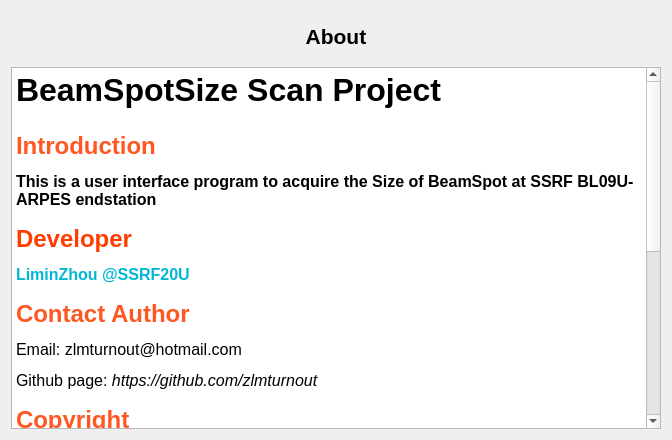
<?xml version="1.0" encoding="UTF-8"?>
<ui version="4.0">
 <class>Form</class>
 <widget class="QWidget" name="Form">
  <property name="geometry">
   <rect>
    <x>0</x>
    <y>0</y>
    <width>672</width>
    <height>440</height>
   </rect>
  </property>
  <property name="windowTitle">
   <string>Form</string>
  </property>
  <layout class="QGridLayout" name="gridLayout">
   <item row="0" column="0">
    <layout class="QVBoxLayout" name="verticalLayout">
     <item>
      <widget class="QLabel" name="label_3">
       <property name="sizePolicy">
        <sizepolicy hsizetype="Fixed" vsizetype="Fixed">
         <horstretch>0</horstretch>
         <verstretch>0</verstretch>
        </sizepolicy>
       </property>
       <property name="minimumSize">
        <size>
         <width>500</width>
         <height>50</height>
        </size>
       </property>
       <property name="maximumSize">
        <size>
         <width>2160</width>
         <height>50</height>
        </size>
       </property>
       <property name="palette">
        <palette>
         <active>
          <colorrole role="WindowText">
           <brush brushstyle="SolidPattern">
            <color alpha="255">
             <red>255</red>
             <green>85</green>
             <blue>0</blue>
            </color>
           </brush>
          </colorrole>
          <colorrole role="Text">
           <brush brushstyle="SolidPattern">
            <color alpha="255">
             <red>255</red>
             <green>85</green>
             <blue>0</blue>
            </color>
           </brush>
          </colorrole>
          <colorrole role="ButtonText">
           <brush brushstyle="SolidPattern">
            <color alpha="255">
             <red>255</red>
             <green>85</green>
             <blue>0</blue>
            </color>
           </brush>
          </colorrole>
         </active>
         <inactive>
          <colorrole role="WindowText">
           <brush brushstyle="SolidPattern">
            <color alpha="255">
             <red>0</red>
             <green>0</green>
             <blue>0</blue>
            </color>
           </brush>
          </colorrole>
          <colorrole role="Text">
           <brush brushstyle="SolidPattern">
            <color alpha="255">
             <red>0</red>
             <green>0</green>
             <blue>0</blue>
            </color>
           </brush>
          </colorrole>
          <colorrole role="ButtonText">
           <brush brushstyle="SolidPattern">
            <color alpha="255">
             <red>0</red>
             <green>0</green>
             <blue>0</blue>
            </color>
           </brush>
          </colorrole>
         </inactive>
         <disabled>
          <colorrole role="WindowText">
           <brush brushstyle="SolidPattern">
            <color alpha="255">
             <red>120</red>
             <green>120</green>
             <blue>120</blue>
            </color>
           </brush>
          </colorrole>
          <colorrole role="Text">
           <brush brushstyle="SolidPattern">
            <color alpha="255">
             <red>120</red>
             <green>120</green>
             <blue>120</blue>
            </color>
           </brush>
          </colorrole>
          <colorrole role="ButtonText">
           <brush brushstyle="SolidPattern">
            <color alpha="255">
             <red>120</red>
             <green>120</green>
             <blue>120</blue>
            </color>
           </brush>
          </colorrole>
         </disabled>
        </palette>
       </property>
       <property name="font">
        <font>
         <family>Arial</family>
         <pointsize>16</pointsize>
         <bold>true</bold>
        </font>
       </property>
       <property name="text">
        <string>About</string>
       </property>
       <property name="alignment">
        <set>Qt::AlignCenter</set>
       </property>
      </widget>
     </item>
     <item>
      <widget class="QTextBrowser" name="textBrowser">
       <property name="minimumSize">
        <size>
         <width>500</width>
         <height>300</height>
        </size>
       </property>
       <property name="font">
        <font>
         <pointsize>12</pointsize>
        </font>
       </property>
       <property name="markdown">
        <string># BeamSpotSize Scan Project

## Introduction

**This is a user interface program to acquire the Size of BeamSpot at SSRF
BL09U-ARPES endstation**

## Developer

**LiminZhou @SSRF20U**

## Contact Author

Email: zlmturnout@hotmail.com

Github page: *https://github.com/zlmturnout*

## Copyright

Full code are hosted on Github repository: *https://github.com/zlmturnout/ARPES_BeamSpotSize*

Copyright (c) 2023 LiminZhou/zlmturnout

Please Contact the Author for Any Usage

## Basic Strategy

1.  Python+Qt6+Matplotlib+SciPy+Pandas+Sqlite

## Main Purpose

1.  control motor move of motion manipulator
2.  acquire the PD current at different position
3.  obtain the I_vs_pos plot
4.  fit gauss peak to obtain the beamspot size by First Derivative of the
    I_vs_pos line
5.  save all processed data into multiple file types (xlsx,csv,txt,sqlitebase) 
</string>
       </property>
       <property name="html">
        <string>&lt;!DOCTYPE HTML PUBLIC &quot;-//W3C//DTD HTML 4.0//EN&quot; &quot;http://www.w3.org/TR/REC-html40/strict.dtd&quot;&gt;
&lt;html&gt;&lt;head&gt;&lt;meta name=&quot;qrichtext&quot; content=&quot;1&quot; /&gt;&lt;meta charset=&quot;utf-8&quot; /&gt;&lt;title&gt;Readme.md&lt;/title&gt;&lt;style type=&quot;text/css&quot;&gt;
p, li { white-space: pre-wrap; }
hr { height: 1px; border-width: 0; }
&lt;/style&gt;&lt;/head&gt;&lt;body style=&quot; font-family:'Microsoft YaHei UI'; font-size:12pt; font-weight:400; font-style:normal;&quot;&gt;
&lt;h1 style=&quot; margin-top:18px; margin-bottom:12px; margin-left:0px; margin-right:0px; -qt-block-indent:0; text-indent:0px; line-height:120%;&quot;&gt;&lt;a name=&quot;beamspotsize-scan-project&quot;&gt;&lt;/a&gt;&lt;span style=&quot; font-size:xx-large; font-weight:700;&quot;&gt;B&lt;/span&gt;&lt;span style=&quot; font-size:xx-large; font-weight:700;&quot;&gt;eamSpotSize Scan Project&lt;/span&gt;&lt;/h1&gt;
&lt;h2 style=&quot; margin-top:16px; margin-bottom:12px; margin-left:0px; margin-right:0px; -qt-block-indent:0; text-indent:0px;&quot;&gt;&lt;a name=&quot;font-colorff5722introductionfont&quot;&gt;&lt;/a&gt;&lt;span style=&quot; font-size:x-large; font-weight:700; color:#ff5722;&quot;&gt;I&lt;/span&gt;&lt;span style=&quot; font-size:x-large; font-weight:700; color:#ff5722;&quot;&gt;ntroduction&lt;/span&gt;&lt;/h2&gt;
&lt;p style=&quot; margin-top:12px; margin-bottom:12px; margin-left:0px; margin-right:0px; -qt-block-indent:0; text-indent:0px;&quot;&gt;&lt;span style=&quot; font-weight:700;&quot;&gt;This is a user interface program to acquire the Size of BeamSpot at SSRF BL09U-ARPES endstation&lt;/span&gt;&lt;/p&gt;
&lt;h2 style=&quot; margin-top:16px; margin-bottom:12px; margin-left:0px; margin-right:0px; -qt-block-indent:0; text-indent:0px;&quot;&gt;&lt;a name=&quot;font-colorff3d00developerfont&quot;&gt;&lt;/a&gt;&lt;span style=&quot; font-size:x-large; font-weight:700; color:#ff3d00;&quot;&gt;D&lt;/span&gt;&lt;span style=&quot; font-size:x-large; font-weight:700; color:#ff3d00;&quot;&gt;eveloper&lt;/span&gt;&lt;/h2&gt;
&lt;p style=&quot; margin-top:12px; margin-bottom:12px; margin-left:0px; margin-right:0px; -qt-block-indent:0; text-indent:0px;&quot;&gt;&lt;span style=&quot; font-weight:700; color:#00b8d4;&quot;&gt;LiminZhou @SSRF20U&lt;/span&gt;&lt;/p&gt;
&lt;h2 style=&quot; margin-top:16px; margin-bottom:12px; margin-left:0px; margin-right:0px; -qt-block-indent:0; text-indent:0px;&quot;&gt;&lt;a name=&quot;font-colorff5722contact-authorfont&quot;&gt;&lt;/a&gt;&lt;span style=&quot; font-size:x-large; font-weight:700; color:#ff5722;&quot;&gt;C&lt;/span&gt;&lt;span style=&quot; font-size:x-large; font-weight:700; color:#ff5722;&quot;&gt;ontact Author&lt;/span&gt;&lt;/h2&gt;
&lt;p style=&quot; margin-top:12px; margin-bottom:12px; margin-left:0px; margin-right:0px; -qt-block-indent:0; text-indent:0px;&quot;&gt;Email: zlmturnout@hotmail.com&lt;/p&gt;
&lt;p style=&quot; margin-top:12px; margin-bottom:12px; margin-left:0px; margin-right:0px; -qt-block-indent:0; text-indent:0px;&quot;&gt;Github page: &lt;span style=&quot; font-style:italic;&quot;&gt;https://github.com/zlmturnout&lt;/span&gt;&lt;/p&gt;
&lt;h2 style=&quot; margin-top:16px; margin-bottom:12px; margin-left:0px; margin-right:0px; -qt-block-indent:0; text-indent:0px;&quot;&gt;&lt;a name=&quot;font-colorff5722copyrightfont&quot;&gt;&lt;/a&gt;&lt;span style=&quot; font-size:x-large; font-weight:700; color:#ff5722;&quot;&gt;C&lt;/span&gt;&lt;span style=&quot; font-size:x-large; font-weight:700; color:#ff5722;&quot;&gt;opyright&lt;/span&gt;&lt;/h2&gt;
&lt;p style=&quot; margin-top:12px; margin-bottom:12px; margin-left:0px; margin-right:0px; -qt-block-indent:0; text-indent:0px;&quot;&gt;Full code are hosted on Github repository: &lt;span style=&quot; font-style:italic;&quot;&gt;https://github.com/zlmturnout/ARPES_BeamSpotSize&lt;/span&gt;&lt;/p&gt;
&lt;p style=&quot; margin-top:12px; margin-bottom:12px; margin-left:0px; margin-right:0px; -qt-block-indent:0; text-indent:0px;&quot;&gt;Copyright (c) 2023 LiminZhou/zlmturnout&lt;/p&gt;
&lt;p style=&quot; margin-top:12px; margin-bottom:12px; margin-left:0px; margin-right:0px; -qt-block-indent:0; text-indent:0px;&quot;&gt;&lt;span style=&quot; color:#00e5ff;&quot;&gt;Please Contact the Author for Any Usage&lt;/span&gt;&lt;/p&gt;
&lt;h2 style=&quot; margin-top:16px; margin-bottom:12px; margin-left:0px; margin-right:0px; -qt-block-indent:0; text-indent:0px;&quot;&gt;&lt;a name=&quot;font-color2962ffbasic-strategyfont&quot;&gt;&lt;/a&gt;&lt;span style=&quot; font-size:x-large; font-weight:700; color:#2962ff;&quot;&gt;B&lt;/span&gt;&lt;span style=&quot; font-size:x-large; font-weight:700; color:#2962ff;&quot;&gt;asic Strategy&lt;/span&gt;&lt;/h2&gt;
&lt;ol style=&quot;margin-top: 0px; margin-bottom: 0px; margin-left: 0px; margin-right: 0px; -qt-list-indent: 1;&quot;&gt;&lt;li style=&quot; margin-top:12px; margin-bottom:12px; margin-left:0px; margin-right:0px; -qt-block-indent:0; text-indent:0px;&quot;&gt;Python+Qt6+Matplotlib+SciPy+Pandas+Sqlite&lt;/li&gt;&lt;/ol&gt;
&lt;h2 style=&quot; margin-top:16px; margin-bottom:12px; margin-left:0px; margin-right:0px; -qt-block-indent:0; text-indent:0px;&quot;&gt;&lt;a name=&quot;font-color2962ffmain-purposefont&quot;&gt;&lt;/a&gt;&lt;span style=&quot; font-size:x-large; font-weight:700; color:#2962ff;&quot;&gt;M&lt;/span&gt;&lt;span style=&quot; font-size:x-large; font-weight:700; color:#2962ff;&quot;&gt;ain Purpose&lt;/span&gt;&lt;/h2&gt;
&lt;ol style=&quot;margin-top: 0px; margin-bottom: 0px; margin-left: 0px; margin-right: 0px; -qt-list-indent: 1;&quot;&gt;&lt;li style=&quot; margin-top:12px; margin-bottom:0px; margin-left:0px; margin-right:0px; -qt-block-indent:0; text-indent:0px;&quot;&gt;control motor move of motion manipulator&lt;/li&gt;
&lt;li style=&quot; margin-top:0px; margin-bottom:0px; margin-left:0px; margin-right:0px; -qt-block-indent:0; text-indent:0px;&quot;&gt;acquire the PD current at different position&lt;/li&gt;
&lt;li style=&quot; margin-top:0px; margin-bottom:0px; margin-left:0px; margin-right:0px; -qt-block-indent:0; text-indent:0px;&quot;&gt;obtain the I_vs_pos plot&lt;/li&gt;
&lt;li style=&quot; margin-top:0px; margin-bottom:0px; margin-left:0px; margin-right:0px; -qt-block-indent:0; text-indent:0px;&quot;&gt;fit gauss peak to obtain the beamspot size by First Derivative of the I_vs_pos line&lt;/li&gt;
&lt;li style=&quot; margin-top:0px; margin-bottom:12px; margin-left:0px; margin-right:0px; -qt-block-indent:0; text-indent:0px;&quot;&gt;save all processed data into multiple file types (xlsx,csv,txt,sqlitebase) &lt;/li&gt;&lt;/ol&gt;&lt;/body&gt;&lt;/html&gt;</string>
       </property>
      </widget>
     </item>
    </layout>
   </item>
  </layout>
 </widget>
 <resources/>
 <connections/>
</ui>
